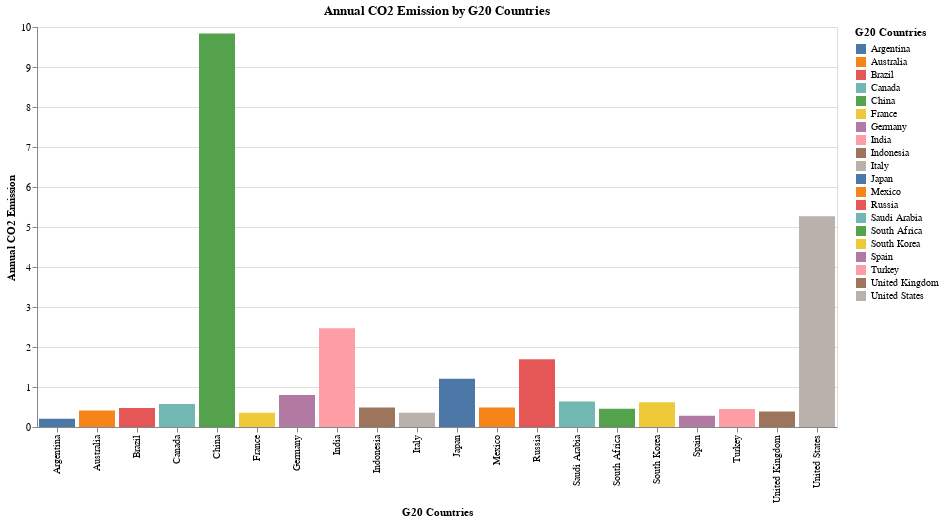

This figure's notebook cell:
### Code cell
binder = alt.binding_range(min=1751, max=2017)
slider = alt.selection_single(bind = binder, fields=['Year'], name='Select', init={'Year':2017})
over = alt.selection_multi(on='mouseover')

alt.Chart(df_g20).mark_bar(opacity=1).encode(
    x= alt.X('Entity', title= 'G20 Countries'),
    y = alt.Y('Annual_Emissions(billion tonnes)', title= 'Annual CO2 Emission'),
    color = alt.condition(over, "Entity",alt.value("lightgrey"),title="G20 Countries"),
    tooltip = ['Entity', 'Annual_Emissions(billion tonnes)']
).properties(
    width = 800,
    height =400,
    title='Annual CO2 Emission by G20 Countries',
    selection=slider).transform_filter(slider).add_selection(over)

### Figure 1 — Vega-Lite specification as saved in the notebook (floating-point values rounded to 4 significant figures; data arrays with more than 128 entries replaced by an {"elided": "..."} marker saying what was removed)
{"config": {"view": {"continuousWidth": 400, "continuousHeight": 300}}, "data": {"name": "data-76cce9b17b2a818965e77f33c2b91c21"}, "mark": {"type": "bar", "opacity": 1}, "encoding": {"color": {"type": "nominal", "field": "Entity", "title": "G20 Countries"}, "tooltip": [{"type": "nominal", "field": "Entity"}, {"type": "quantitative", "field": "Annual_Emissions(billion tonnes)"}], "x": {"type": "nominal", "field": "Entity", "title": "G20 Countries"}, "y": {"type": "quantitative", "field": "Annual_Emissions(billion tonnes)", "title": "Annual CO2 Emission"}}, "height": 400, "selection": {"Select": {"type": "single", "bind": {"input": "range", "max": 2017, "min": 1751}, "fields": ["Year"], "init": {"Year": 2017}}, "selector045": {"type": "multi", "on": "mouseover"}}, "title": "Annual CO2 Emission by G20 Countries", "transform": [{"filter": {"selection": "Select"}}], "width": 800, "$schema": "https://vega.github.io/schema/vega-lite/v4.8.1.json", "datasets": {"data-76cce9b17b2a818965e77f33c2b91c21": {"elided": "3371 records"}}}
